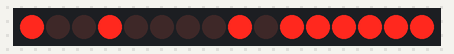
The sketch below on a simulated Arduino Uno, built with avr-gcc and run on an emulated ATmega328P. Shown: 16 shift-register outputs drawn as a row of LEDs (first output left, lit = HIGH). Wiring (inferred from the names in the program): 2 × shift register (74HC595): data pin 11; shift clock pin 12; latch pin 8. Wiring (inferred from the signals the program sends): row of LEDs: on Q0, Q1, Q2, Q3, Q4, Q5, Q6, Q7, Q8, Q9, Q10, Q11, Q12, Q13, Q14, Q15.

Above: at 0.5 s.
At 3.5 s:
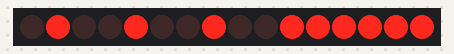
Timing chart, 0 to 4.6 s (numbered marks = the images above):
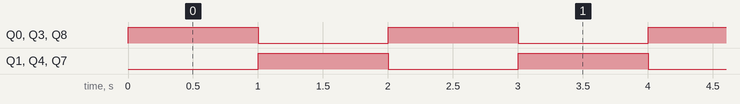

The sketch:

Love.ino
```cpp
int latchPin = 8;
int clockPin = 12;
int dataPin = 11;
byte changeValue[8];
byte data[6];
int registerCount = 2;

void setup() {
  pinMode(latchPin, OUTPUT);
  pinMode(clockPin, OUTPUT);
  pinMode(dataPin, OUTPUT);

  for (int i = 0; i < registerCount; i++) {
      data[i] = 0b00000000;
  }

  changeValue[0] = 0b10000000;
  for(int i = 0; i <= 7; i ++)
  changeValue[i] = changeValue[i - 1] >> 1;

  Serial.begin(9600);
}

void loop() {
   show();
}

void show()
{
    showContinuous();
//    showAll();
//    delay(1000);
//    hide();
//    delay(1000);
}

void showContinuous()
{
//  for (int i = 0; i < registerCount; i++) {

//    int reverseIndex = registerCount - i - 1;
//
//    for (int pinIndex = 0; pinIndex < 8; pinIndex++ ) {
//      data[reverseIndex] = changeValue[pinIndex];

      digitalWrite(latchPin, LOW);

//      for (int k = 0; k < registerCount; k++) {
        shiftOut(dataPin, clockPin, LSBFIRST, 0b10111111);
        shiftOut(dataPin, clockPin, LSBFIRST, 0b10010000);
//      }

      digitalWrite(latchPin, HIGH);   // 74hc595 출력핀으로 출력 시키기

      delay(1000);

      digitalWrite(latchPin, LOW);

//      for (int k = 0; k < registerCount; k++) {
        shiftOut(dataPin, clockPin, LSBFIRST, 0b0111111);
        shiftOut(dataPin, clockPin, LSBFIRST, 0b01001001);
//      }

      digitalWrite(latchPin, HIGH);   // 74hc595 출력핀으로 출력 시키기

      delay(1000);

//    }

//    data[reverseIndex] = 0b11111111;
//  }
}

void showAll()
{
  digitalWrite(latchPin, LOW);

  for (int i = 0; i < registerCount; i++) {
    shiftOut(dataPin, clockPin, LSBFIRST, 0b11111111);
  }

  digitalWrite(latchPin, HIGH);
}

void hide()
{
  digitalWrite(latchPin, LOW);

  for (int i = 0; i < registerCount; i++) {
    shiftOut(dataPin, clockPin, LSBFIRST, 0b00000000);
  }

  digitalWrite(latchPin, HIGH);
}
```

Measured:
- by itself, Q0, Q1, Q3, Q4, Q7, Q8: alternates HIGH for 1.0 s and LOW for 1.0 s
